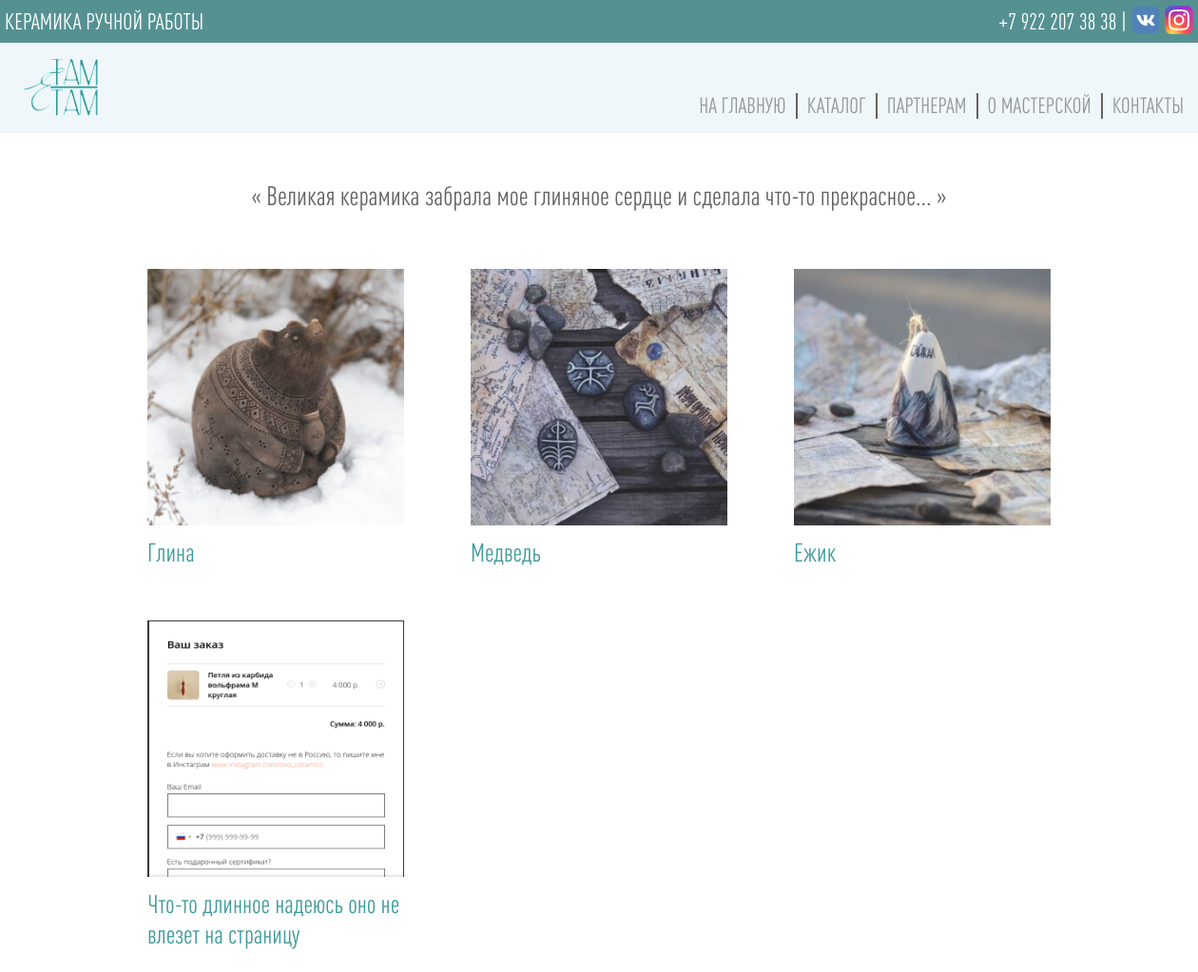
The page / on the database its author committed.
### catalog/models.py (models this page shows, shortened)
class Category(models.Model):
    name = models.CharField(max_length=100, verbose_name='Имя категории')
    slug = models.SlugField(unique=True, verbose_name='Текст для ссылки (введите название товара на английском)')
    image = models.ImageField(upload_to='catalog/images' ,verbose_name='Изображение категории', null=True)
    add_in_home = models.BooleanField(verbose_name='Добавить эту категорию на главную страницу?', null=True)
    add_in_partners = models.BooleanField(verbose_name='Добавить эту категорию на cтраницу для пратнеров?', null=True)

### main/views.py (the view)
# urls.py: 2. Add a URL to urlpatterns:  path('', views.home, name='home')
def home(request):
    categorys = Category.objects.order_by()
    slider = Slider.objects.order_by()
    context = {'categorys' : categorys, 'slider' : slider}
    return render(request, 'main/home.html', context)

### cart/cart.py (called while the page is built)
    def __iter__(self):
        product_ids = self.cart.keys()
        products = Product.objects.filter(id__in=product_ids)
        cart = self.cart.copy()
        for product in products:
            cart[str(product.id)]['product'] = product
        for item in cart.values():
            item['price'] = Decimal(item['price'])
            item['total_price'] = item['price'] * item['quantity']
            yield item

### main/context_processors.py (called while the page is built)
def product_cart_context(request):
    cartForm = CartForm()
    cart = Cart(request)
    len_product = 0
    for item in cart:
        item['update_quantity_form'] = CartAddProductForm(initial={'quantity': item['quantity'],
                                                                   'update': True})
        len_product += 1
    return ({'cart' : cart, 'len_product' : len_product, 'cartForm' : cartForm})

### main/templates/main/home.html (shortened to what this page needs)
{% extends 'main/base.html' %}
{% load static %}
{% block content %}
    <div class="container-fluid">
        <div class="our-works">
            <h2 class="home-slogan">« Великая керамика забрала мое глиняное сердце и сделала что-то прекрасное... »</h2>
            <div class="works-main-block">
                    {% for category in categorys %}
                        {% if category.add_in_home %}
                            <div class="work-block">
                                <a href="{% url 'catalog:category_detail' category.slug %}"><img src="{{ category.image.url }}" alt="" height="270" width="270"></a>
                                <h3 class="category-name">{{ category.name }}</h3>
                            </div>
                        {% endif %}
                    {% endfor %}
            </div>
        </div>
    </div>
{% endblock %}

### static/css/style.css (style rules this page uses)
* { padding: 0; margin: 0; text-decoration: none; list-style-type: none; font-family: "DINPro-CondensedMedium"; }
.container-fluid { width: 950px; margin: 0 auto; }
.home-slogan { color: #636363; font-weight: 100; text-align: center; margin-bottom: 10px; margin-top: 50px; font-size: 28px; }
.works-main-block { padding-top: 50px; display: grid; grid-template-columns: repeat(auto-fit, 270px); grid-auto-rows: minmax(370px, auto); justify-content: space-between; }
.work-block { height: 270px; width: 270px; margin-bottom: 75px; }
.category-name { width: 270px; font-weight: 500; font-size: 27px; margin-top: 10px; color: #409a9b; }

### rows shown on the page
Category: image (picture), name "Глина"
Category: image (picture), name "Медведь"
Category: image (picture), name "Ежик"
Category: image (picture), name "Что-то длинное надеюсь оно не влезет на страницу"
